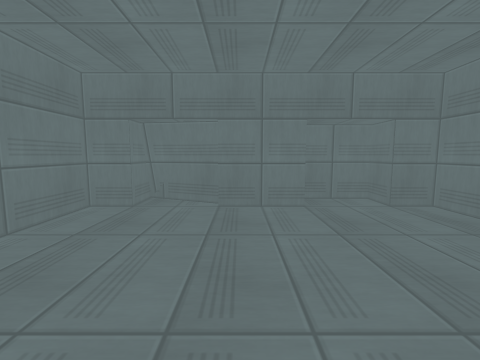
[1] (above)

16 first-person views from a walk through a Godot game level. The camera is 1.2 m above the floor, tilts 6° down and sees 90° across. Doors that lead somewhere are drawn open, without their leaves. The floor is counted in squares, 1 m on a side. Each view is taken from the middle of a square. On the plan, view 1 faces up. The plan holds only what a view shows up to about 12 squares ahead; the rest is blank. Flat picture figures and markers are not drawn. Surface patterns are stand-ins for the level's own textures.

[2]
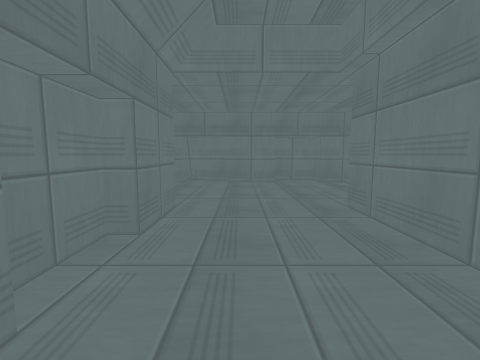

[3]
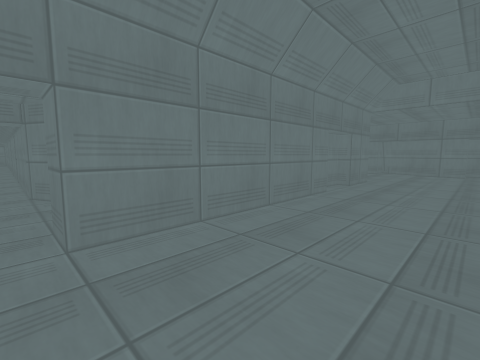

[4]
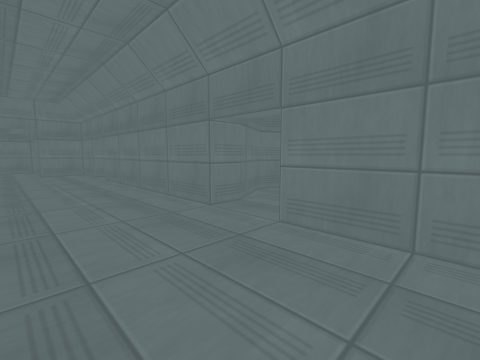

[5]
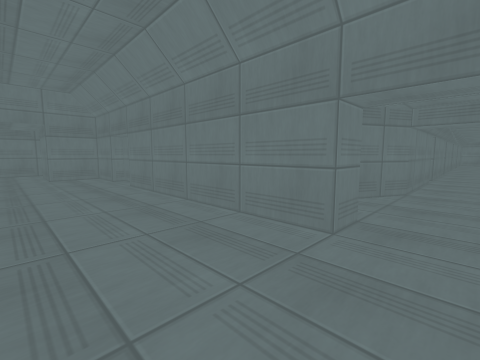

[6]
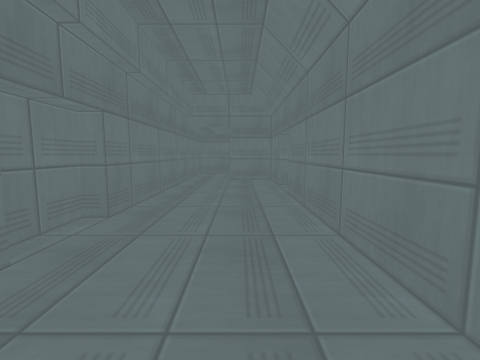

[7]
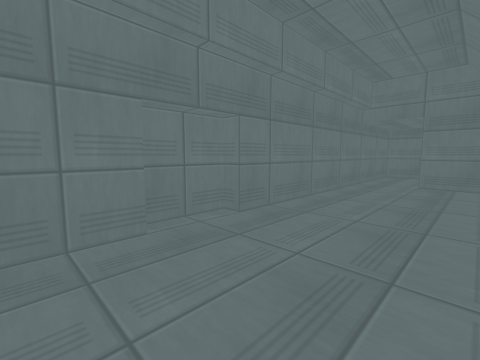

[8]
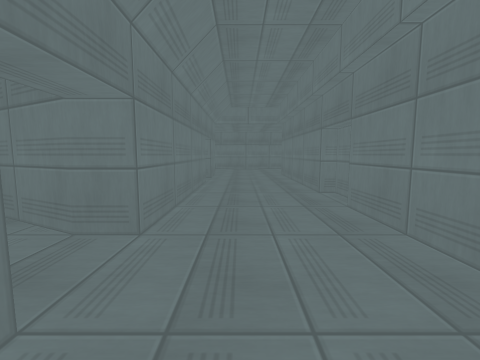

[9]
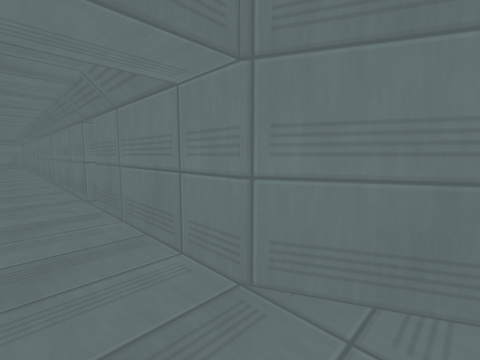

[10]
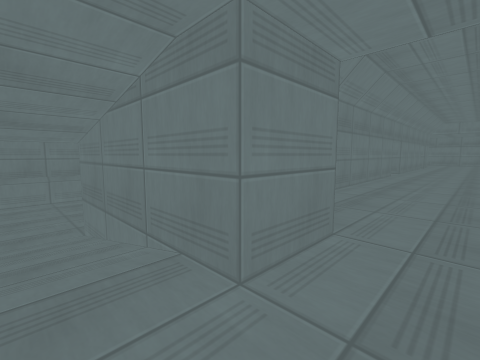

[11]
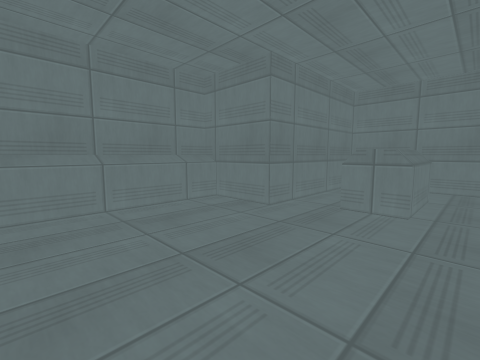

[12]
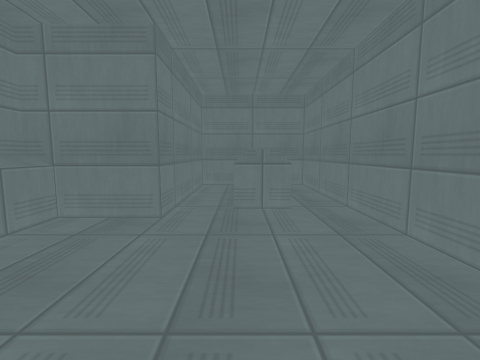

[13]
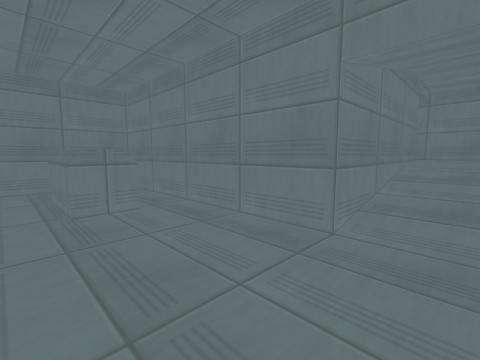

[14]
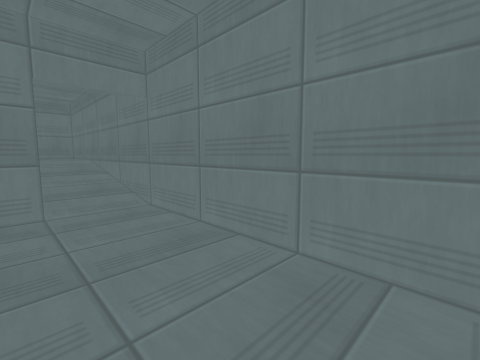

[15]
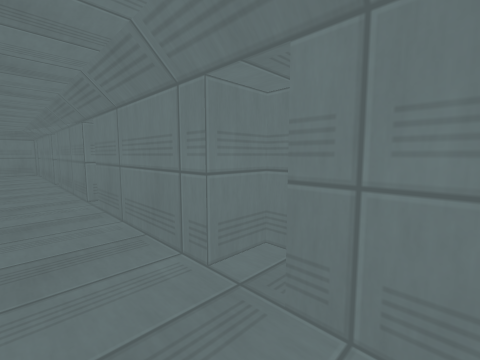

[16]
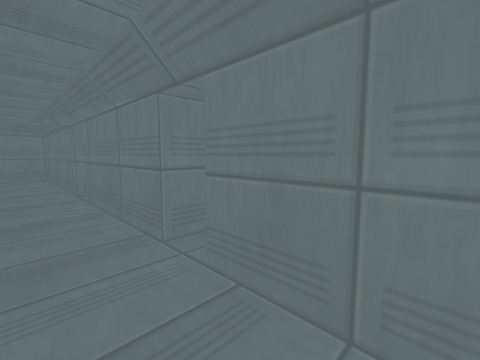

### Floor plan
Key: @ floor where view 1 was taken; # wall or solid block; . main floor; - floor 1 m lower than the main floor; / step, stairs or slope; ^ raised ledge.
Columns run from 33 left of view 1 to 5 right of it. Each row starts with its distance up from view 1.
  7                                   ####
  6                              ######..##
  5                              #........#
  4                              #........
  3                               ........
  2                                ......
  1                                #....#
  0                                #.@..#
 -1                                #....#
 -2                                #....#
 -3                                #....#
 -4                                #....#
 -5                                #....#
 -6                                #....#
 -7                                #....#
 -8                                #....#
 -9                                #....#
-10 ################################....#
-11 #...................................#
-12 #...................................
-13                     ############....
-14                                #....#
-15                                #....#
-16                                #....#
-17                                #....#
-18                        ######  #....#
-19                        #-^^-#  #....#
-20                        #-^^-#  #....#
-21                        #-^^-#  #....#
-22                        #-^^-#  #....#
-23                      ###----#  #....#
-24                      #------#  #....#
-25                      #------#  ###..#
-26                      #------######..#
-27                      #-------///....#
-28                      #-------///....#
-29                      ################

Positions as (right, up) in squares from view 1, and headings:
1: (0, 0), facing up
2: (0, -5), facing up
3: (2, -11), facing up-left
4: (2, -8), facing down-left
5: (2, -11), facing down-left
6: (0, -13), facing down
7: (-1, -14), facing down-right
8: (0, -14), facing up
9: (-5, -12), facing up-left
10: (2, -28), facing up-left
11: (-6, -28), facing up-left
12: (-8, -28), facing up
13: (-9, -28), facing up-right
14: (-11, -26), facing down-right
15: (-15, -12), facing up-left
16: (-19, -12), facing up-left
